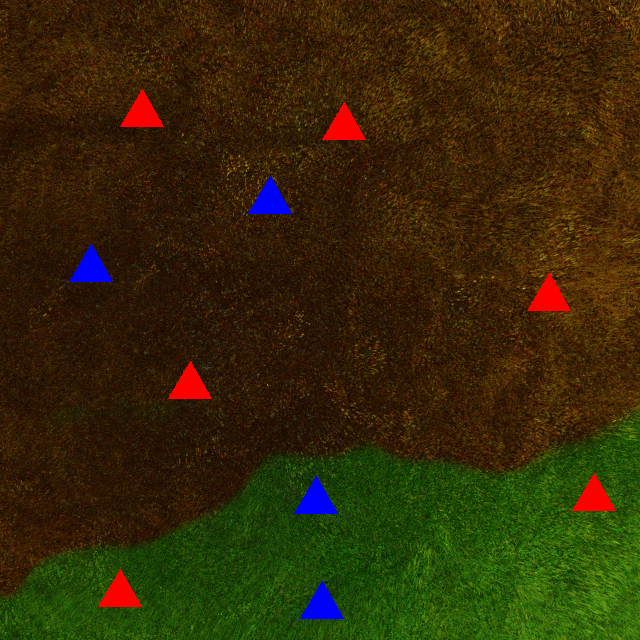
#> input picture images/1.png, 640 x 640 px
$ python -i imagegenerator.py   (imports and definitions only)
#> lines starting #> are read from the running program, lines starting #| are printed output that depends on the picture; after the words box and inside, x2 and y2 are one past the last pixel; in counts of white or black regions, pixels touching at a corner belong together
import cv2
import numpy as np

def imagegen(path):
    '''
    Function returns a image
    distinguishing between the burnt and unburnt grass
    without changing the positions of the triangle
    '''
#> called with path = 'images/1.png'
    # loading the image using path input
    image = cv2.imread(path)
#> image is the input picture: shape (640, 640, 3); mean B, G, R 7.3, 41.1, 52.4

    # converting the image to hsv for analysis
    hsv = cv2.cvtColor(image, cv2.COLOR_BGR2HSV)
#> hsv: shape (640, 640, 3); mean H, S, V 23.5, 233.2, 64.1

    # creating a mask for green grass
    mask = cv2.inRange(hsv, (36, 25, 25), (70, 255,255))
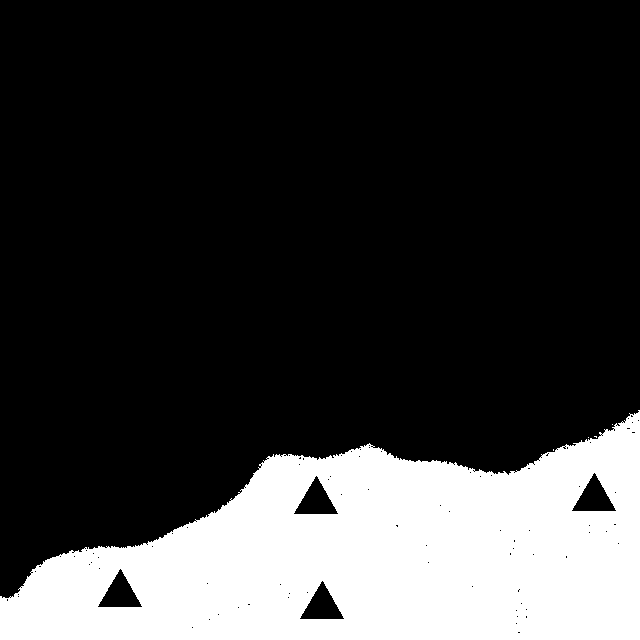
#> mask: shape (640, 640); 22.8% white; 5 white regions (4 under 20 px), largest, box (x1, y1, x2, y2) and area: (0, 410, 640, 640) 93336

    # making a np array of image size having zeros in unit8 data type
    # Uint8's are mostly used in graphics
    result  = np.zeros_like(image, np.uint8)

    # using the mask
    imask = mask<1
    result[imask] = [134,251,252]
    imask = mask>0
    result[imask] = [250,252,83]

    # Creating masks for triangles and setting them to respective colors
    mask= cv2.inRange(hsv, (90, 50, 70),(128, 255, 255))
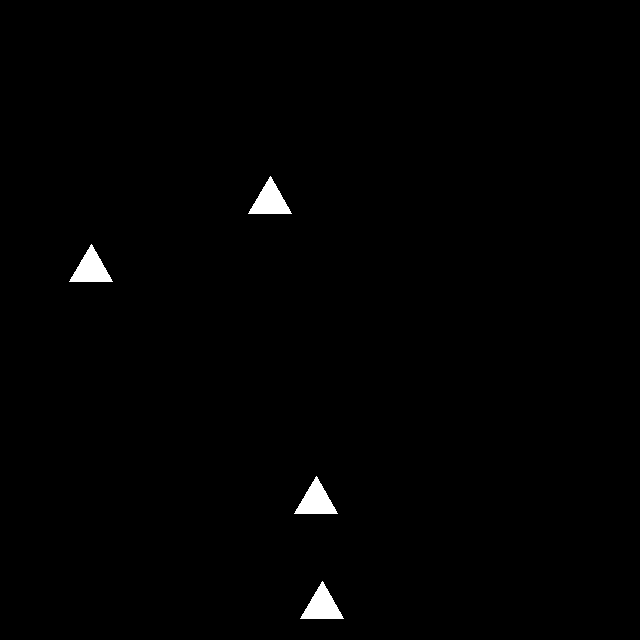
#> mask: shape (640, 640); 0.83% white; 4 white regions, box (x1, y1, x2, y2) and area: (248, 176, 292, 214) 855, (69, 244, 113, 282) 855, (294, 476, 338, 514) 855, (300, 581, 344, 619) 855
    imask = mask>0
    result[imask] = [240,18,0]
    mask= cv2.inRange(hsv, (0, 50, 70),(9, 255, 255))
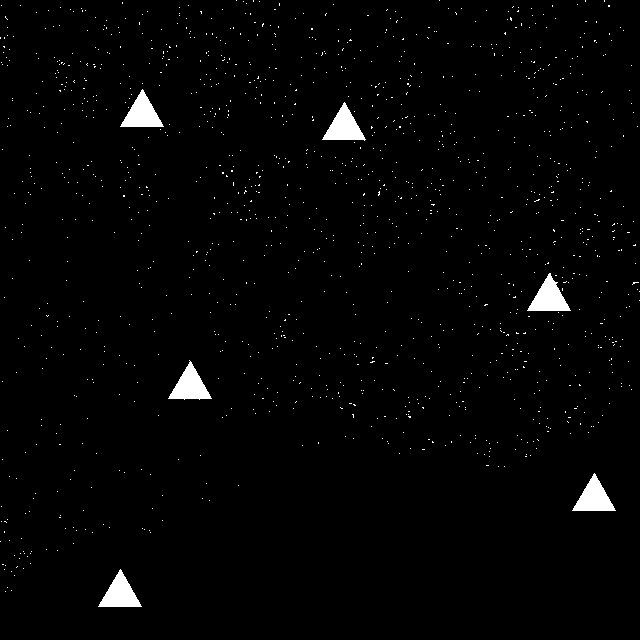
#> mask: shape (640, 640); 1.7% white; 1304 white regions (1298 under 20 px), largest, box (x1, y1, x2, y2) and area: (527, 273, 571, 311) 860, (168, 360, 212, 400) 858, (322, 102, 366, 141) 856, (120, 89, 164, 127) 855, (572, 473, 616, 511) 855, (98, 569, 142, 607) 855
    imask = mask>0
    result[imask] = [43,10,255]

    # Returning the image
    return result


# [76 lines left out: functions display, get_info, not called in this run]


# Here are some color references

# cyan  134,251,252
# yell 250,252,83
# Red 240,18,0
# Blue 43,10,255

'''

color_dict_HSV = {'black': [[180, 255, 30], [0, 0, 0]],
              'white': [[180, 18, 255], [0, 0, 231]],
              'red1': [[180, 255, 255], [159, 50, 70]],
              'red2': [[9, 255, 255], [0, 50, 70]],
              'green': [[89, 255, 255], [36, 50, 70]],
              'blue': [[128, 255, 255], [90, 50, 70]],
              'yellow': [[35, 255, 255], [25, 50, 70]],
              'purple': [[158, 255, 255], [129, 50, 70]],
              'orange': [[24, 255, 255], [10, 50, 70]],
              'gray': [[180, 18, 230], [0, 0, 40]]}
'''

>>> result = imagegen('images/1.png')

$ run again, on images/10.png
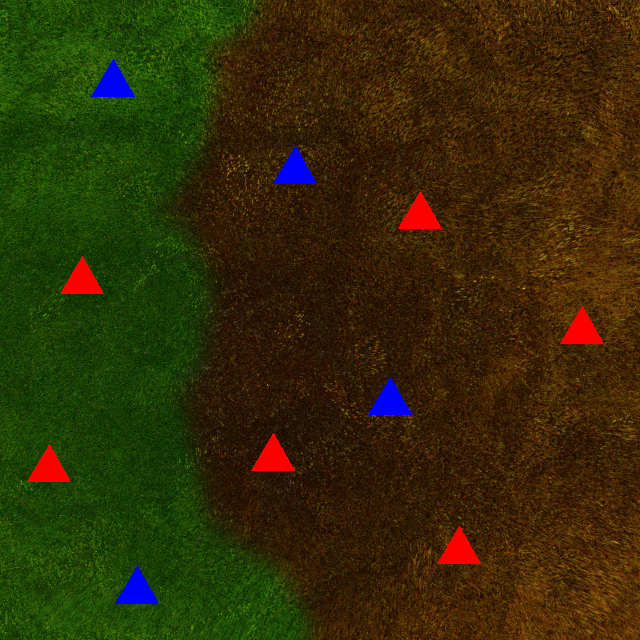
#> input picture images/10.png, 640 x 640 px
#> in imagegen, image is the input picture: shape (640, 640, 3); mean B, G, R 7.3, 44.4, 51.2
#> hsv: shape (640, 640, 3); mean H, S, V 27.4, 233.8, 65.8
#> in imagegen, `mask = cv2.inRange(hsv, (36, 25, 25), (70, 255,255))`:
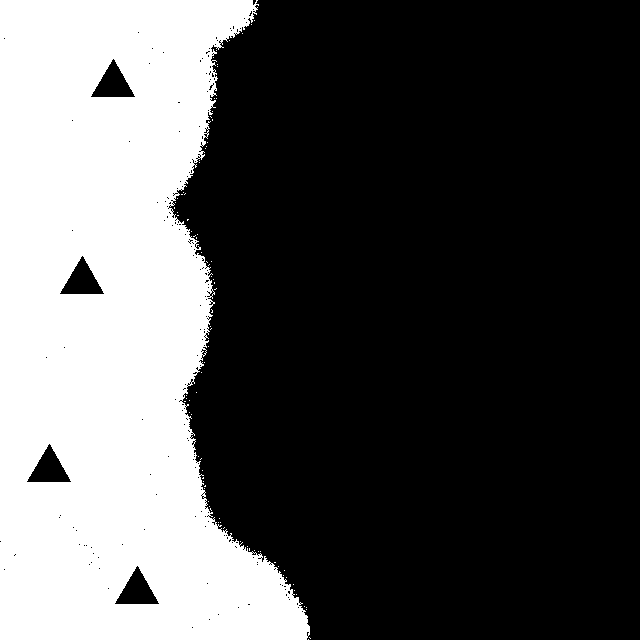
#> mask: shape (640, 640); 33.1% white; 86 white regions (85 under 20 px), largest, box (x1, y1, x2, y2) and area: (0, 0, 310, 640) 135632
#> in imagegen, `mask= cv2.inRange(hsv, (0, 50, 70),(9, 255, 255))`:
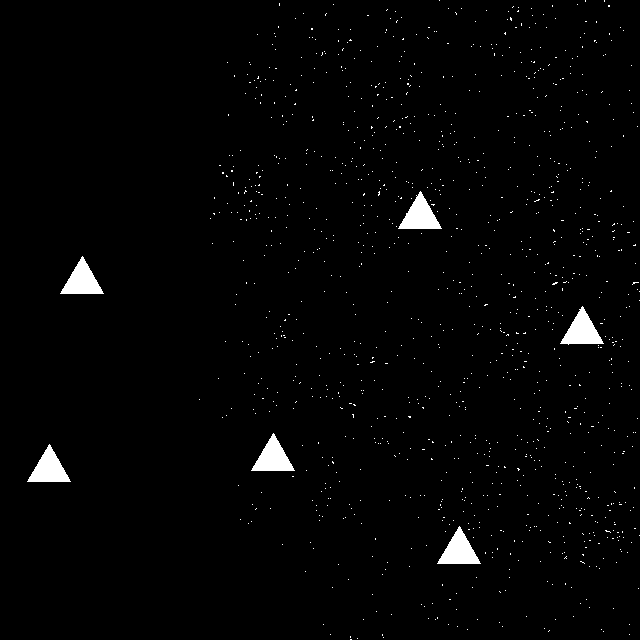
#> mask: shape (640, 640); 1.6% white; 1157 white regions (1151 under 20 px), largest, box (x1, y1, x2, y2) and area: (398, 191, 442, 229) 857, (560, 306, 604, 345) 857, (60, 256, 104, 294) 855, (251, 433, 295, 471) 855, (27, 444, 71, 482) 855, (437, 526, 481, 564) 855

$ run again, on images/2.png
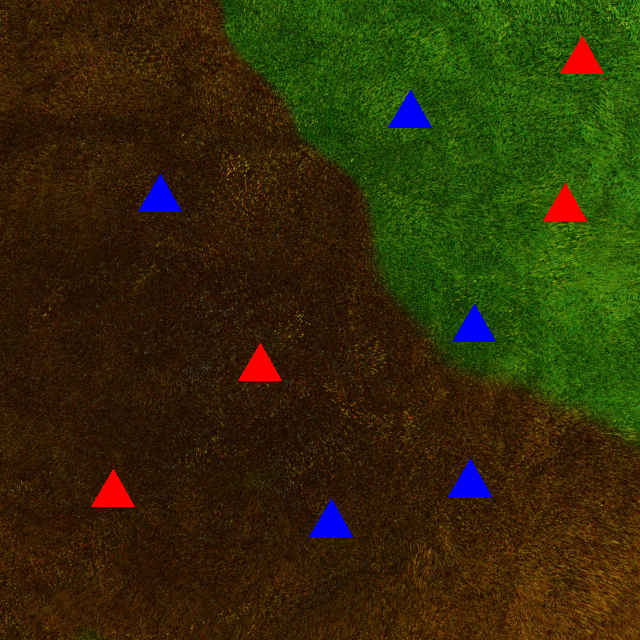
#> input picture images/2.png, 640 x 640 px
#> in imagegen, image is the input picture: shape (640, 640, 3); mean B, G, R 8.1, 44.6, 49.8
#> hsv: shape (640, 640, 3); mean H, S, V 25.3, 232.9, 65.5
#> in imagegen, `mask = cv2.inRange(hsv, (36, 25, 25), (70, 255,255))`:
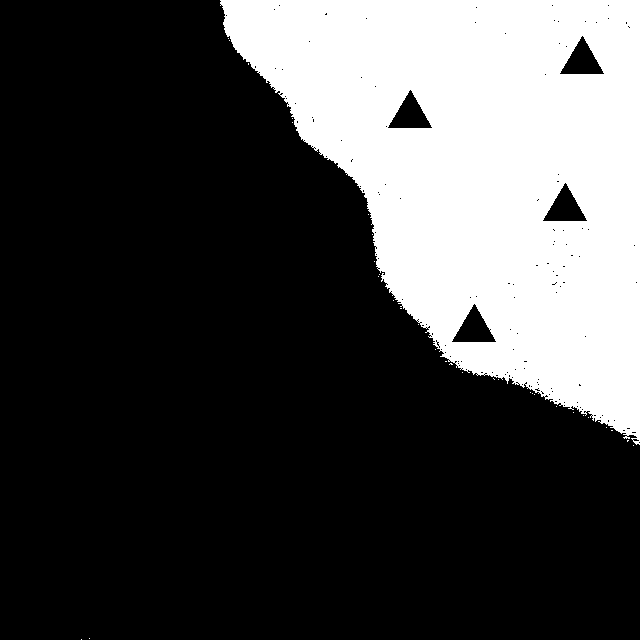
#> mask: shape (640, 640); 28% white; 33 white regions (32 under 20 px), largest, box (x1, y1, x2, y2) and area: (220, 0, 640, 445) 114565
#> in imagegen, `mask= cv2.inRange(hsv, (0, 50, 70),(9, 255, 255))`:
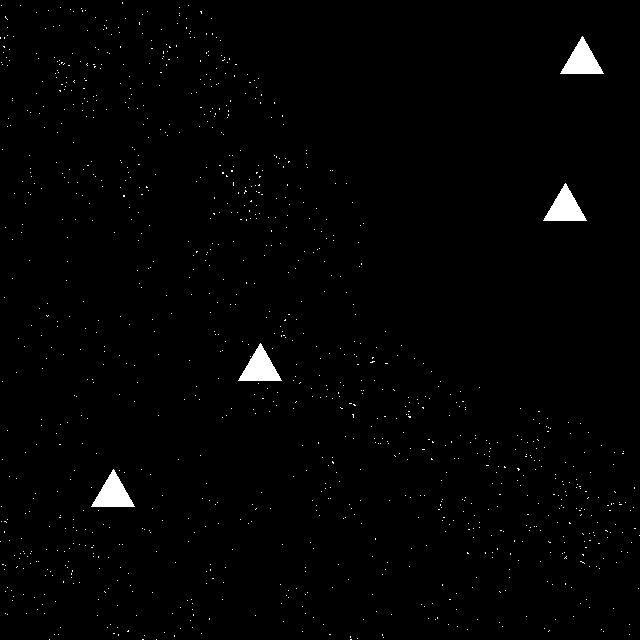
#> mask: shape (640, 640); 1.2% white; 1077 white regions (1073 under 20 px), largest, box (x1, y1, x2, y2) and area: (560, 36, 604, 74) 855, (543, 183, 587, 221) 855, (238, 343, 282, 381) 855, (91, 469, 135, 507) 855
